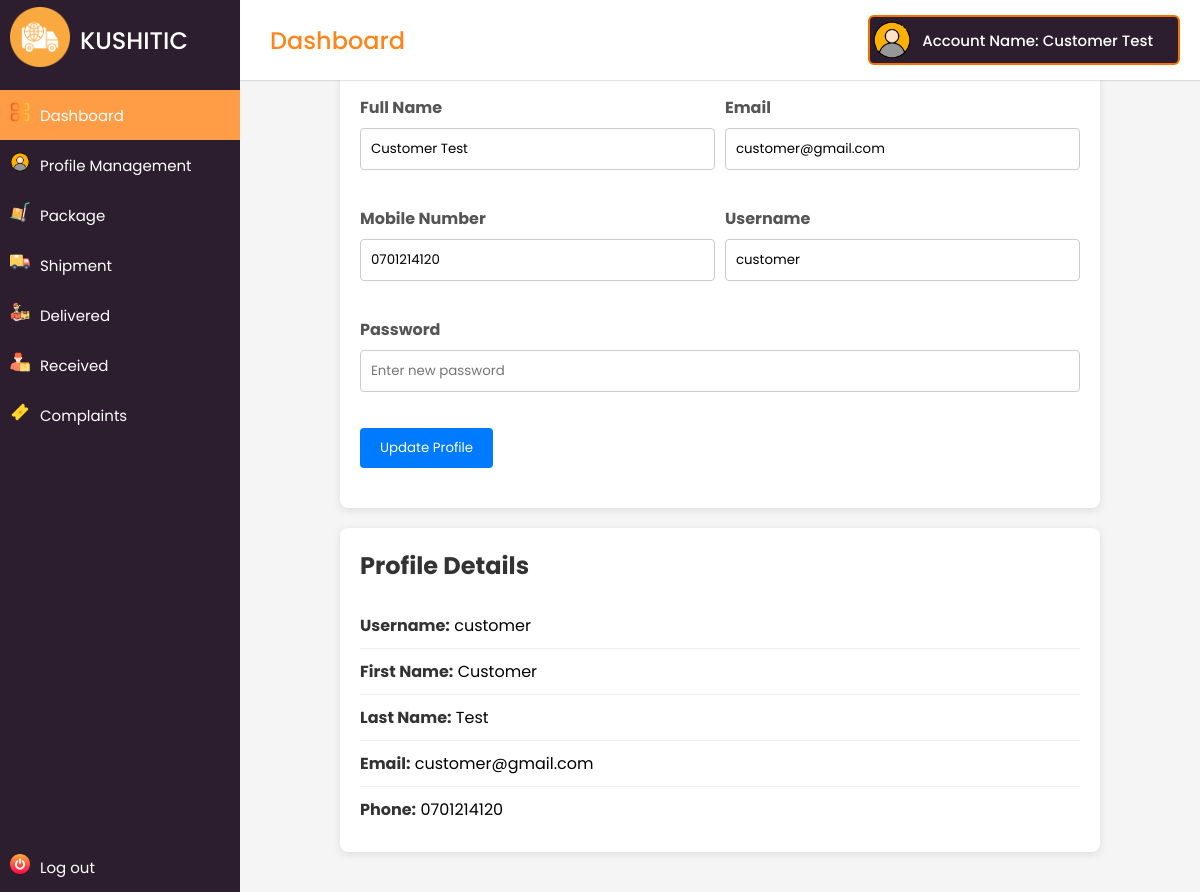
/main/customer/profile_management.php (signed in), run on the app's committed database.
### tables this page shows
CREATE TABLE `customers` (
  `id` int(11) NOT NULL,
  `user_id` int(11) NOT NULL,
  `first_name` varchar(50) NOT NULL,
  `last_name` varchar(50) NOT NULL,
  `email` varchar(100) NOT NULL,
  `phone` varchar(20) DEFAULT NULL,
  `created_at` timestamp NOT NULL DEFAULT current_timestamp()
);

CREATE TABLE `users_tbl` (
  `id` int(11) NOT NULL,
  `role` varchar(255) NOT NULL,
  `username` varchar(50) NOT NULL,
  `password` varchar(255) NOT NULL,
  `created_at` timestamp NOT NULL DEFAULT current_timestamp(),
  `Status` int(11) DEFAULT NULL
);

### main/customer/includes/functions.php (called while the page is built, shortened)
<?php
if (isset($_SESSION['user_id'])) {
  $user_id = $_SESSION['user_id'];
function getCustomersFullName($user_id, $conn) {
    $user_id = mysqli_real_escape_string($conn, $user_id);
    $query = "SELECT * FROM customers WHERE user_id = $user_id";
    $result = mysqli_query($conn, $query);
    if ($result && mysqli_num_rows($result) > 0) {
        $row = mysqli_fetch_assoc($result);
        return $row['first_name'] . ' ' . $row['last_name'];
    } else {
        return null;
    }
}
} else {
  echo '<script>alert("No account found logged in.");</script>';
  header("Location: ../../");
}

### main/customer/profile_management.php (the view, shortened to what this page needs)
<?php
include('includes/header.php');
$userId = $_SESSION['user_id'];
$sql = "SELECT u.username, c.first_name, c.last_name, c.email, c.phone
        FROM users_tbl u
        JOIN customers c ON u.id = c.user_id
        WHERE u.id = ?";
$stmt = $conn->prepare($sql);
if ($stmt) {
    $stmt->bind_param("i", $userId);
    $stmt->execute();
    $result = $stmt->get_result();
    $user = $result->fetch_assoc();
} else {
    die("Error preparing SQL statement.");
}
?>
<div class="container">
    <div class="card profile-card">
        <h2>Profile Update</h2>
        <form action="" method="POST">
            <div class="row">
                <div class="col">
                    <label for="full_name">Full Name</label>
                    <input type="text" id="full_name" name="full_name" placeholder="Enter your full name" value="<?php echo $user['first_name'] . ' ' . $user['last_name']; ?>" required>
                </div>
                <div class="col">
                    <label for="email">Email</label>
                    <input type="email" id="email" name="email" placeholder="Enter your email" value="<?php echo $user['email']; ?>" required>
                </div>
            </div>
            <div class="row">
                <div class="col">
                    <label for="phone">Mobile Number</label>
                    <input type="text" id="phone" name="phone" placeholder="Enter mobile number" value="<?php echo $user['phone']; ?>" required>
                </div>
                <div class="col">
                    <label for="username">Username</label>
                    <input type="text" id="username" name="username" placeholder="Enter username" value="<?php echo $user['username']; ?>" required>
                </div>
            </div>
            <div class="row">
                <div class="col">
                    <label for="password">Password</label>
                    <input type="password" id="password" name="password" placeholder="Enter new password" required>
                </div>
            </div>
            <div class="row">
                <button type="submit" class="btn-submit">Update Profile</button>
            </div>
        </form>
    </div>
    <div class="card profile-details">
        <h2>Profile Details</h2>
        <ul>
            <li><strong>Username:</strong> <?php echo $user['username']; ?></li>
            <li><strong>First Name:</strong> <?php echo $user['first_name']; ?></li>
            <li><strong>Last Name:</strong> <?php echo $user['last_name']; ?></li>
            <li><strong>Email:</strong> <?php echo $user['email']; ?></li>
            <li><strong>Phone:</strong> <?php echo $user['phone']; ?></li>
        </ul>
    </div>
</div>
<?php include('includes/footer.php'); ?>

### main/customer/includes/header.php (shortened to what this page needs)
<?php
require ('config.php');
require ('includes/functions.php');
?>
<!DOCTYPE html>
<html lang="en" dir="ltr">
  <head>
    <link rel="stylesheet" href="assets/css/style.css" />
  </head>
  <body>
    <div class="sidebar">
      <div class="logo-details">
      <div class=" icon-img">
              <img src="assets/img/icons/worldwide-delivery.png" alt="" />
      </div>
        <span class="logo_name">KUSHITIC</span>
      </div>
      <ul class="nav-links">
        <li>
          <a href="index.php" class="active">
            <div class=" icon-img">
              <img src="assets/img/icons/dashboards.png" alt="" />
            </div>
            <span class="links_name">Dashboard</span>
          </a>
        </li>
        <li>
          <a href="profile_management.php">
          <div class=" icon-img">
              <img src="assets/img/icons/profile.png" alt="" />
            </div>
            <span class="links_name">Profile Management</span>
          </a>
        </li>
        <li class="dropdown">
            <a href="#">
                <div class="icon-img">
                    <img src="assets/img/icons/trolley.png" alt="" />
                </div>
                <span class="links_name">Package</span>
            </a>
        </li>
        <li class="dropdown">
            <a href="#">
                <div class="icon-img">
                    <img src="assets/img/icons/delivery-truck.png" alt="" />
                </div>
                <span class="links_name">Shipment</span>
            </a>
        </li>
      <li>
          <a href="sent_packages.php">
          <div class=" icon-img">
              <img src="assets/img/icons/delivery-man.png" alt="" />
            </div>
            <span class="links_name">Delivered</span>
          </a>
        </li>
        <li>
          <a href="received_packages.php">
          <div class=" icon-img">
            <img src="assets/img/icons/worker.png" alt="" />
            </div>
            <span class="links_name">Received</span>
          </a>
        </li>
        <li class="dropdown">
            <a href="#">
                <div class="icon-img">
                    <img src="assets/img/icons/ticket.png" alt="" />
                </div>
                <span class="links_name">Complaints</span>
            </a>
        </li>
        <li class="log_out">
          <a href="logout.php">
          <div class=" icon-img">
              <img src="assets/img/icons/switch.png" alt="" />
            </div>
            <span class="links_name">Log out</span>
          </a>
        </li>
      </ul>
    </div>
    <section class="home-section">
      <nav>
        <div class="sidebar-button">
          <span class="dashboard">Dashboard</span>
        </div>
        <div class="profile-details">
          <img src="assets/img/icons/profile.png" alt="" />
          <span class="admin_name">
            <?php
              $full_name = getCustomersFullName($user_id, $conn);
              if ($full_name !== null) {
                  echo "Account Name: " . $full_name;
              } else {
                  echo "Customer not found for user_id: " . $user_id;
              }
            ?>
          </span>
        </div>
      </nav>
      <div class="home-content">

### main/customer/assets/css/style.css (style rules this page uses)
:root { --white-color: #ffffff; --custom-gray-color: #d5d5d5; --dark-purple: #2D1E2F; --custom-primary-color: #ff851b; --custom-primary-hover-color: #FF9D47; --custom-text-color: #F57200; --text-dark: #000; --danger: #fa0808; --danger-hover: #f82b2b; --success: #015012; }
* { margin: 0; padding: 0; box-sizing: border-box; font-family: 'Poppins', sans-serif; }
body { min-height: 100%; }
.sidebar { position: fixed; height: 100%; width: 240px; background: var(--dark-purple); transition: all 0.5s ease; }
.sidebar .icon-img img { margin: 10px; width: 20px; height: 20px; }
.sidebar .logo-details { height: 80px; display: flex; align-items: center; }
.sidebar .logo-details img { font-size: 28px; font-weight: 500; color: #fff; min-width: 60px; min-height: 60px; text-align: center }
.sidebar .logo-details .logo_name { color: #fff; font-size: 24px; font-weight: 500; }
.sidebar .nav-links { margin-top: 10px; }
.sidebar .nav-links li { position: relative; list-style: none; height: 50px; }
.sidebar .nav-links li a { height: 100%; width: 100%; display: flex; align-items: center; text-decoration: none; transition: all 0.4s ease; }
.sidebar .nav-links li a.active { background: var(--custom-primary-hover-color); }
.sidebar .nav-links li a .links_name { color: #fff; font-size: 15px; font-weight: 400; white-space: nowrap; }
.sidebar .nav-links li.dropdown { position: relative; }
.sidebar .nav-links .log_out { position: absolute; bottom: 0; width: 100%; }
.home-section { position: relative; background: #f5f5f5; min-height: 100vh; width: calc(100% - 240px); left: 240px; transition: all 0.5s ease; }
.home-section nav { display: flex; justify-content: space-between; height: 80px; background: var(--white-color); display: flex; align-items: center; position: fixed; width: calc(100% - 240px); left: 240px; z-index: 100; padding: 0 20px; box-shadow: 0 1px 1px rgba(0, 0, 0, 0.1); transition: all 0.5s ease; }
.home-section nav .sidebar-button { display: flex; align-items: center; font-size: 24px; font-weight: 500; color: var(--custom-primary-color); }
.home-section nav .profile-details { display: flex; align-items: center; background: var(--dark-purple); border: 2px solid var(--custom-text-color); border-radius: 6px; height: 50px; min-width: 190px; padding: 0 15px 0 2px; }
nav .profile-details img { height: 40px; width: 40px; border-radius: 6px; object-fit: cover; }
nav .profile-details .admin_name { font-size: 15px; font-weight: 500; color: var(--white-color); margin: 0 10px; white-space: nowrap; }

### main/customer/profile_management.php (style rules this page uses)
.container { max-width: 800px; margin: 0 auto; padding: 20px; }
.card { background-color: #fff; border-radius: 8px; box-shadow: 0 2px 8px rgba(0, 0, 0, 0.1); padding: 20px; margin-bottom: 20px; }
h2 { font-size: 24px; margin-bottom: 20px; color: #333; }
label { font-weight: bold; color: #555; }
input[type="text"], input[type="email"], input[type="password"] { width: 100%; padding: 10px; margin-top: 8px; margin-bottom: 16px; border: 1px solid #ccc; border-radius: 4px; }
.row { display: flex; justify-content: space-between; margin-bottom: 20px; }
.col { flex: 1; margin-right: 10px; }
.col:last-child { margin-right: 0; }
.btn-submit { background-color: #007bff; color: #fff; padding: 10px 20px; border: none; border-radius: 4px; cursor: pointer; transition: background-color 0.3s ease; }
.profile-details ul { list-style: none; padding: 0; }
.profile-details li { padding: 10px 0; border-bottom: 1px solid #eee; }
.profile-details li:last-child { border-bottom: none; }
.profile-details strong { color: #333; }

### data on the page
customers: full_name "Customer Test", email "customer@gmail.com", phone "0701214120", username "customer", user.username "customer", first_name "Customer", last_name "Test"
